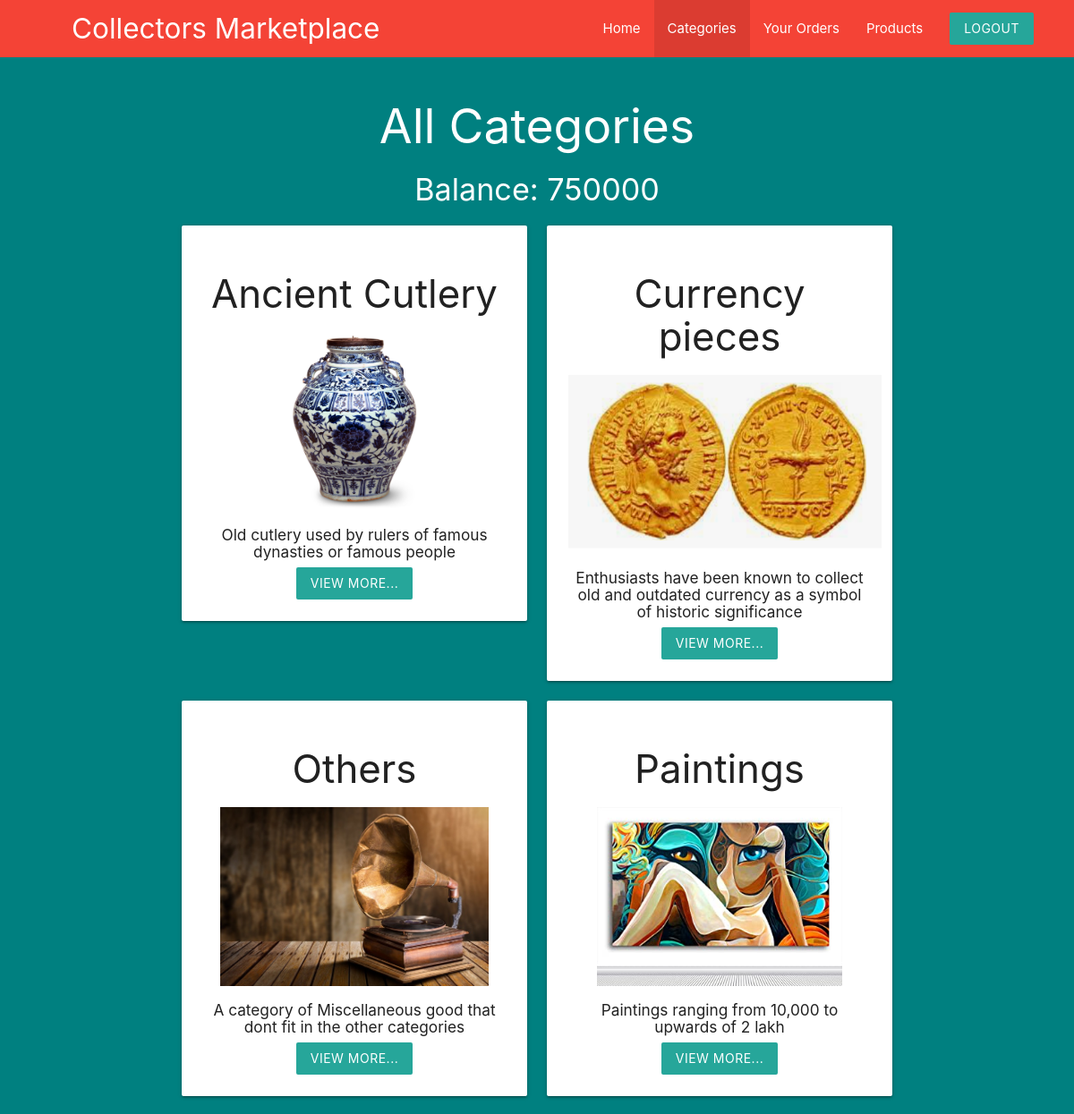
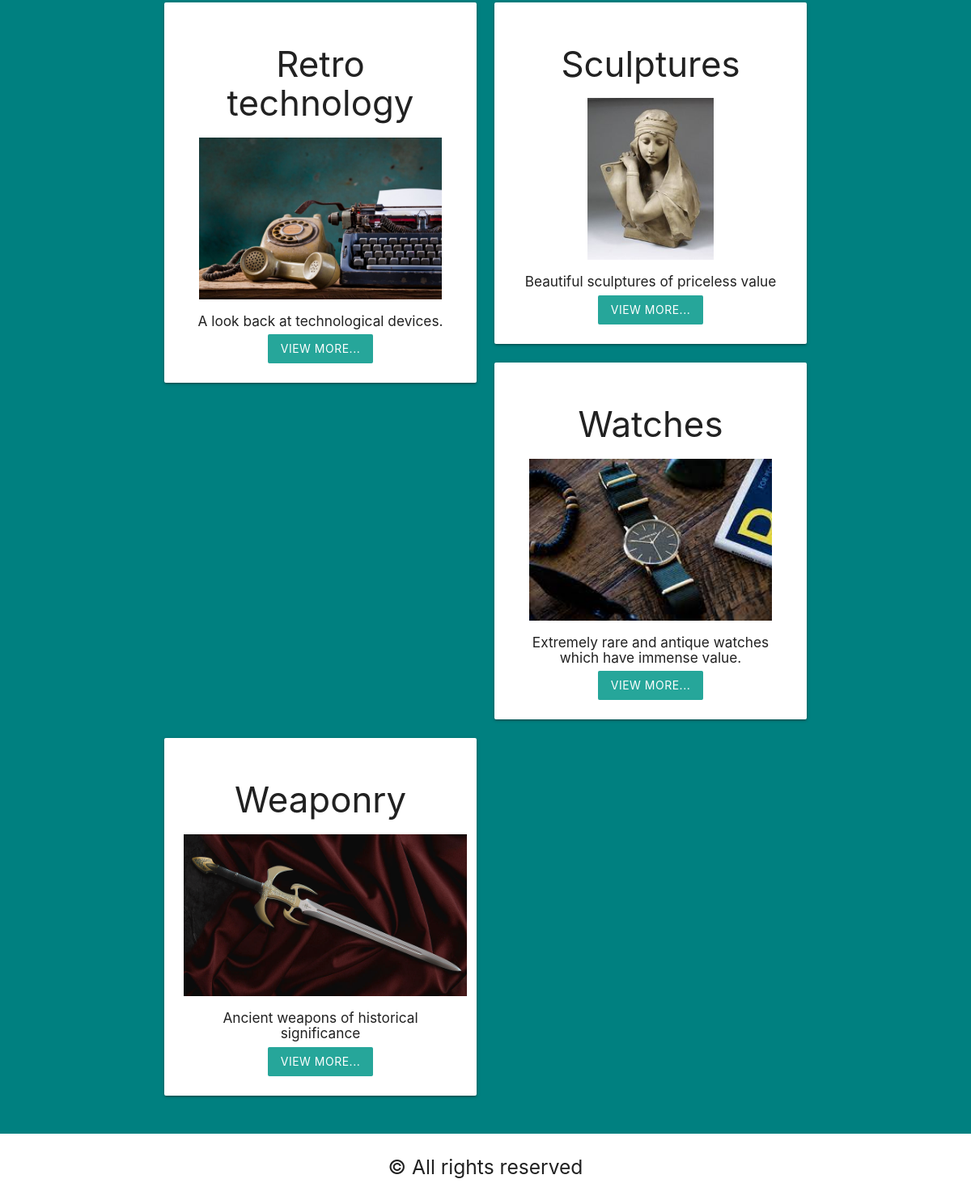
The page /user/user_categories.php (signed in) on the database its author committed (2 pictures, top to bottom).
### tables this page shows
CREATE TABLE `customers` (
  `cust_id` int(5) NOT NULL,
  `cust_username` varchar(50) NOT NULL,
  `cust_pass` int(11) NOT NULL,
  `cust_name` varchar(20) NOT NULL,
  `cust_addr` text NOT NULL,
  `cust_email` varchar(50) NOT NULL,
  `cust_image` varchar(255) NOT NULL,
  `cust_phone` bigint(10) NOT NULL,
  `cust_balance` int(5) NOT NULL
);

CREATE TABLE `category` (
  `cat_id` int(5) NOT NULL,
  `cat_name` varchar(255) NOT NULL,
  `cat_image` varchar(255) NOT NULL,
  `cat_status` tinyint(4) NOT NULL DEFAULT 1,
  `cat_description` text NOT NULL
);

### user/user_categories.php (the view, shortened to what this page needs)
<?php
    include("../templates/database_conn.php");
    $uid=$_SESSION['USER_ID'];
    $sql1="SELECT * FROM `customers` WHERE cust_id ='$uid'";
    $res=mysqli_query($con,$sql1);
    $urow = mysqli_fetch_array($res, MYSQLI_ASSOC);
    $sql2="SELECT * FROM `category` where `cat_status`=1 order by `cat_name` Asc";
    $res2=mysqli_query($con,$sql2);
    $row2 = mysqli_fetch_all($res2, MYSQLI_ASSOC);
?>
<!DOCTYPE html>
<html lang="en">
<head>
    <link rel="stylesheet" href="../templates/stylesheet.css">
    <link rel="stylesheet" href="https://cdnjs.cloudflare.com/ajax/libs/materialize/1.0.0/css/materialize.min.css">
</head>
<body class="grey lighten-4" >
<nav class="red z-depth-0" style="padding-right: 30px;padding-left: 80px;">
		<div>
			<a href="#" class="brand-logo brand-text hide-on-med-and-down">Collectors Marketplace</a>
            <ul id="nav-mobile" class="right">
                <li ><a href="user_home.php">Home</a></li>
                <li class="active"><a href="user_categories.php">Categories</a></li>
                <li><a href="user_orders.php">Your Orders</a></li>
                <li><a href="All_products.php">Products</a></li>
				<li><a href="user_logout.php" class="btn brand z-depth-0">Logout</a></li>
		    </ul>
		</div>
</nav>
<div class="blackbgbg">
<div class="container">
    <section>
    <div class="row">
    <h2 class="white-text" style="text-align:center;">All Categories</h2>
    <h4 class="white-text center">Balance: <?php echo $urow['cust_balance'];?></h4>
        <?php foreach($row2 as $cat){ ?>
            <div class="col s6 md3">
  				    <div class="card">
                      <center>
                        <div class="card-content">
                          <h3><?php print_r($cat['cat_name']); ?></h3>
                          <div>
                          <img src="<?php echo $cat['cat_image'];?>" height=200px >
                          <br>
                          <h6><?php print_r($cat['cat_description']);?></h6>
                          <a href="All_products.php?cat_id=<?php echo $cat['cat_id'];?>" class="btn brand z-depth-0">View more...</a>
                          </div>
                        </div>
                        </center>
                    </div>
            </div>
        <?php } ?>
    </div>
    </section>
</div>
</div>
    <section class="footer white">
        <div class="container textcenter">
            <h5>© All rights reserved<br>
        </div>
    </section>
</body>
</html>

### templates/stylesheet.css (style rules this page uses)
.container { width: 80%; margin: 0 auto; border: none; padding: 1%; }
.textcenter { text-align: center; }
.blackbgbg { background-color: teal; }

### user/user_categories.php (style rules this page uses)
img { max-width: 350px; }

### rows shown on the page
customers: cust_balance "750000"
category: value "Ancient Cutlery Old cutlery used by rulers of famous dynasties or famous people", cat_image (picture)
category: value "Currency pieces Enthusiasts have been known to collect old and outdated currency as a symbol of historic significance", cat_image (picture)
category: value "Others A category of Miscellaneous good that dont fit in the other categories", shows a picture
category: value "Paintings Paintings ranging from 10,000 to upwards of 2 lakh", shows a picture
category: value "Retro technology A look back at technological devices.", cat_image (picture)
category: value "Sculptures Beautiful sculptures of priceless value", shows a picture
category: value "Watches Extremely rare and antique watches which have immense value.", shows a picture
category: value "Weaponry Ancient weapons of historical significance", cat_image (picture)
